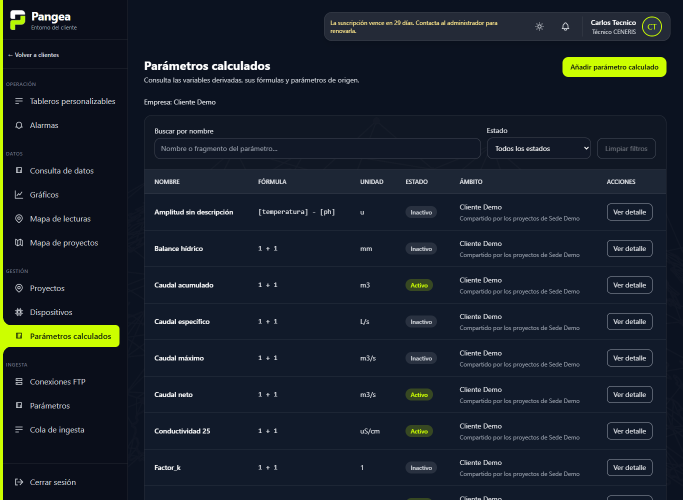
#> input picture backend/qa/03_Evidencias/PP-69/e2e_real/EV-CP-556_listado-columnas-1365.png, 1365 x 1000 px, found by its file name (shown at 1/2 size)
$ python recorte_def22.py ../e2e_real/EV-CP-556_listado-columnas-1365.png
#> lines starting #> are read from the running program, lines starting #| are printed output that depends on the picture
import sys
from PIL import Image
d = sys.argv[1]
a = Image.open(f"{d}/e2e_real/EV-CP-556_listado-columnas-1365.png")
#> a is the input picture: PIL image 1365x1000 RGB; mean R, G, B 24.3, 32.5, 41.7
a.crop((288, 338, 1334, 462)).save(f"{d}/defectos/EV-CP-556_DEF-22_rotulo-unidad.png")
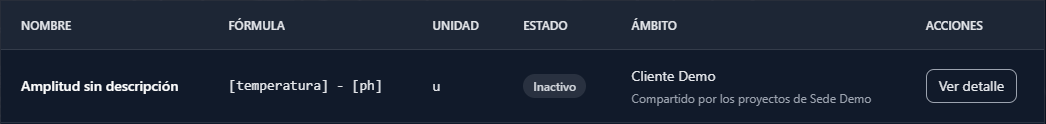
#> saved as EV-CP-556_DEF-22_rotulo-unidad.png: PIL image 1046x124 RGB; mean R, G, B 28.9, 37.6, 52.8

$ run again, with backend/qa/03_Evidencias/PP-69/e2e_real/EV-CP-556_listado-columnas-390.png copied over backend/qa/03_Evidencias/PP-69/e2e_real/EV-CP-556_listado-columnas-1365.png
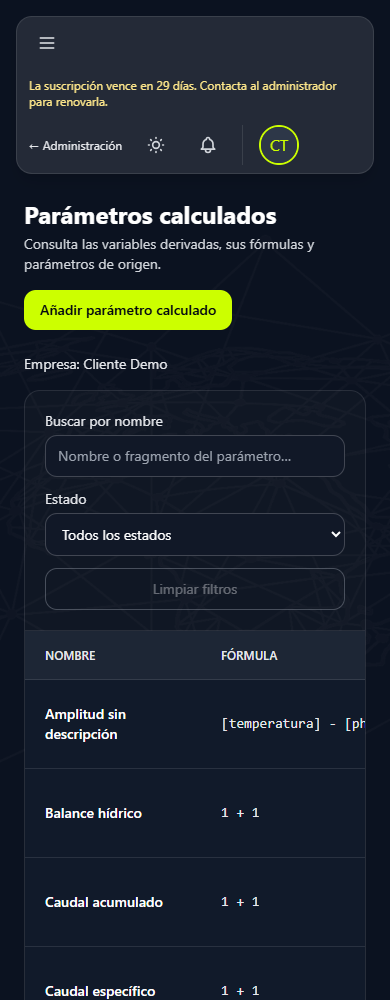
#> input picture backend/qa/03_Evidencias/PP-69/e2e_real/EV-CP-556_listado-columnas-390.png, 390 x 1000 px, found by its file name
#> a is the input picture: PIL image 390x1000 RGB; mean R, G, B 28.7, 36.8, 45.1
#> `a.crop((288, 338, 1334, 462)).save(f"{d}/defectos/EV-CP-556_DEF-22_rot..`:
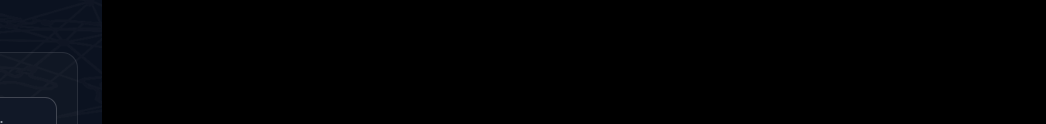
#> saved as EV-CP-556_DEF-22_rotulo-unidad.png: PIL image 1046x124 RGB; mean R, G, B 1.5, 2.2, 3.5
